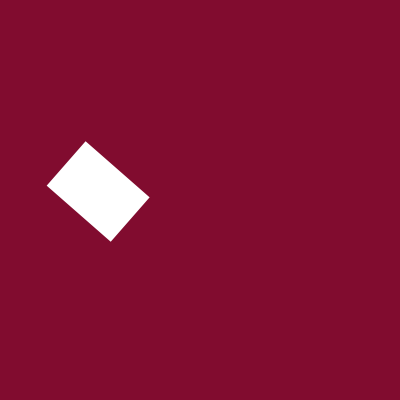
Frame 1 (no input)
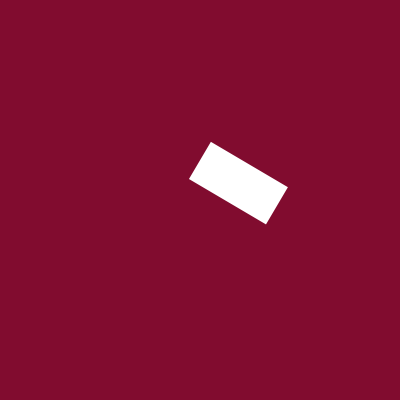
Frame 60 (the mouse pressed at the canvas centre just before this capture)
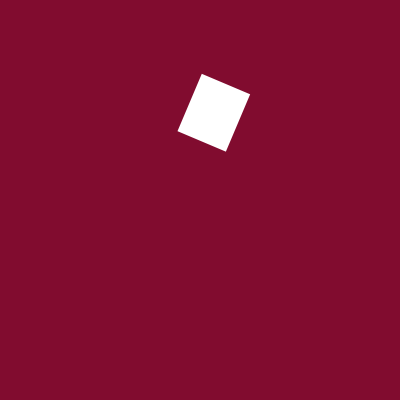
Frame 120 (the mouse held since frame 60 and released just before this capture)

The Processing sketch that drew these frames (run headless with seeded random() and noise(); from frame 60 on, the mouse is pressed at the canvas centre):

// Processing sketch: e037_dancing_rect
// ── e037_dancing_rect.pde
 // a simple counter variable that increases over time
float my_num = 10;
 
void setup() {
  size(400, 400);
  background(#810C2F);
  fill(255);
  noStroke();
  smooth();
  rectMode(CENTER);
}
void draw() {
  background(#810C2F);
 
  // move the origin to a random position in the screen.
  // the random position is calculated using the noise() function
  translate(width * noise(my_num + 80), height * noise(my_num + 100));
  
  // add some random rotation using noise()
  rotate(10 * noise(my_num + 40));
  
  // draw a rectangle with a random width and height, again using noise()
  rect(0, 0, 200 * noise(30 + my_num), 200 * noise(my_num));
  
  // increase the counter variable which is used in noise() calls.
  my_num = my_num + 0.02;
}
